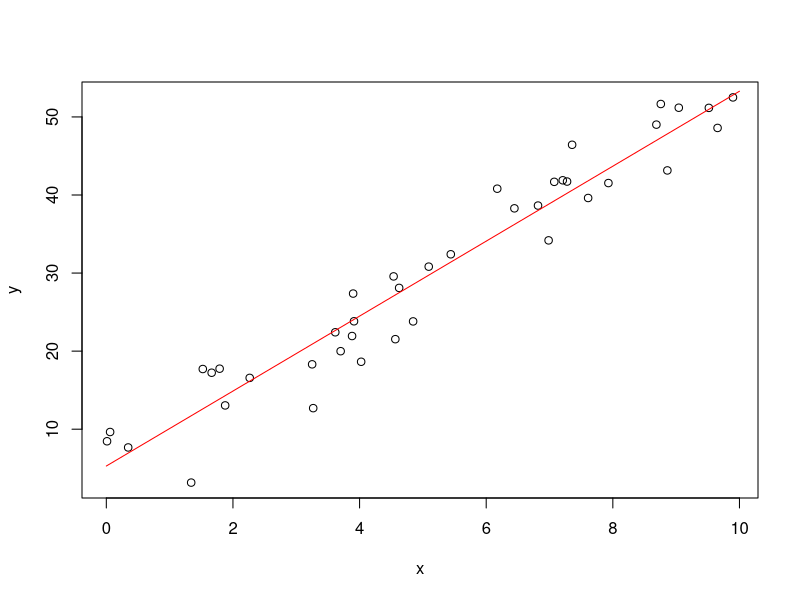
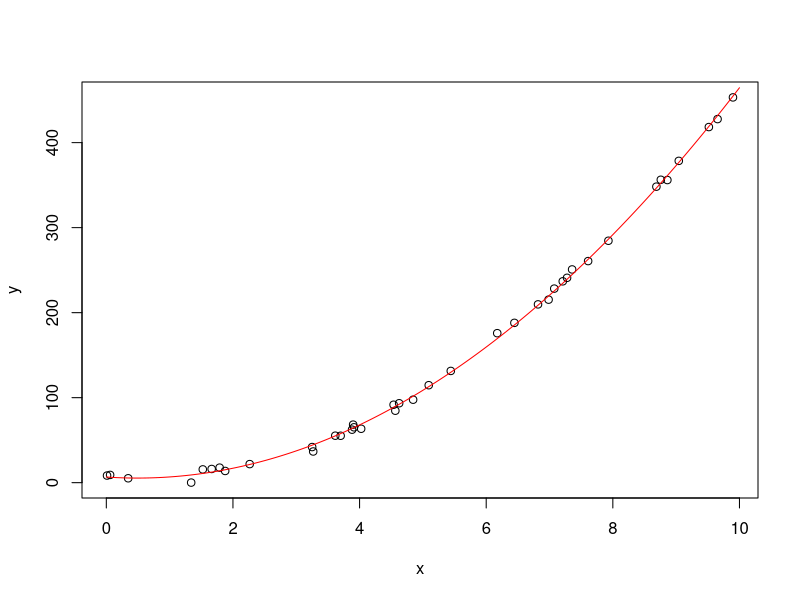

These charts were generated, in order, by the following R code:
# observe some data
observe_data = function(n)
{
  x = runif(n, 0, 10)
  y = 5*x + 3.5 + rnorm(n, 0, 3)
  return(list('x'=x, 'y'=y))
}


observe_data_v2 = function(n)
{
  x = runif(n, 0, 10)
  y = 5*x^2 - 4*x + 3.5 + rnorm(n, 0, 3)
  return(list('x'=x, 'y'=y))
}

# simple linear regression
set.seed(12345)
n = 40
data = observe_data(n)
x = data$x
y = data$y

plot(x,y)

SSxy = sum(x*y) - sum(x)*sum(y)/n
SSxx = sum(x^2) - sum(x)^2/n

b1 = SSxy/SSxx
b1

x_bar = 1/n*sum(x)
y_bar = 1/n*sum(y)
b0 = y_bar - b1*x_bar
b0

x_pred = seq(0, 10, 0.01)
y_hat = b1*x_pred + b0
lines(x_pred, y_hat, col='red')


# quadratic regression
set.seed(12345)
n = 40
data = observe_data_v2(n)
x = data$x
y = data$y

plot(x,y)

X = cbind(rep(1, n), x, x^2)
print(X)

b = solve(t(X)%*%X)%*%t(X)%*%y
b

x_pred = seq(0, 10, 0.01)
y_hat = b[3]*x_pred^2 + b[2]*x_pred + b[1] 
lines(x_pred, y_hat, col='red')
